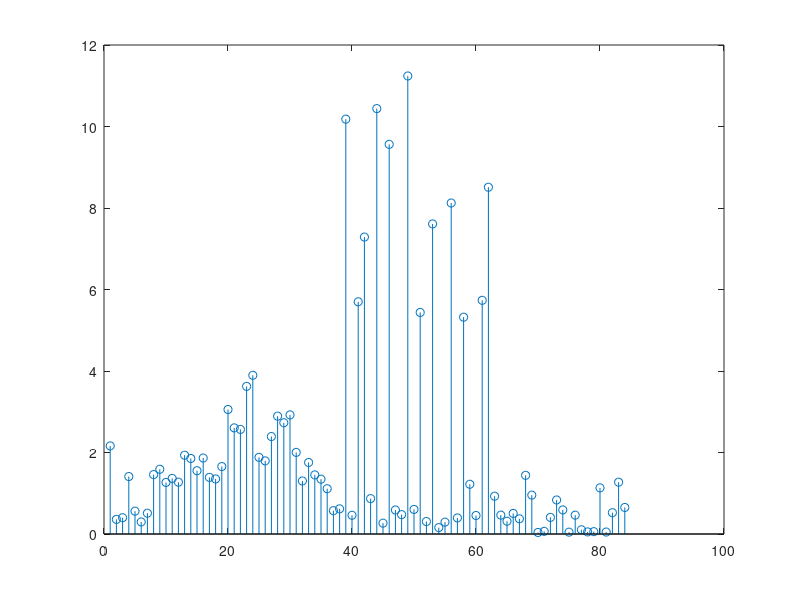
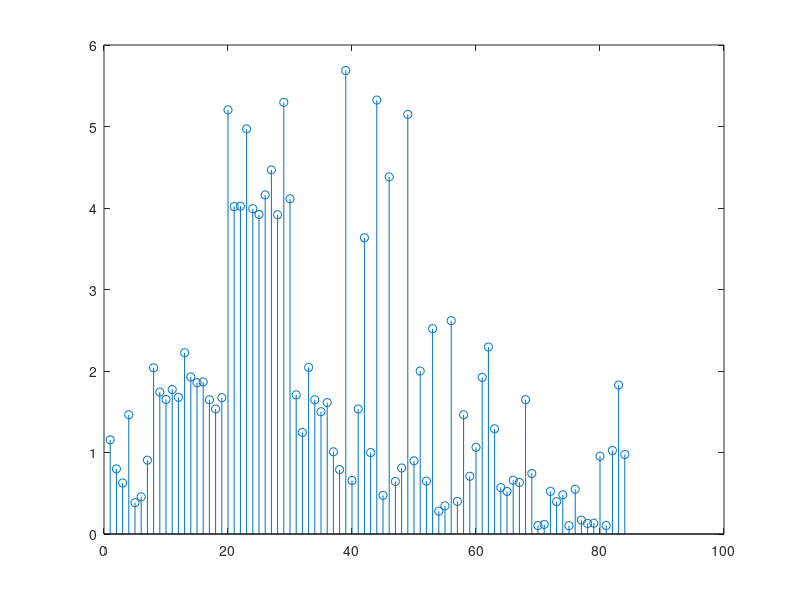
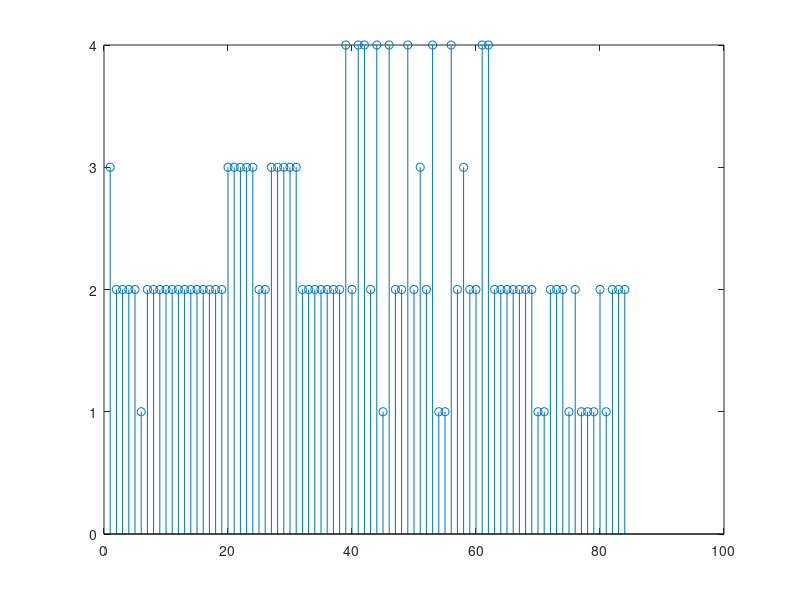

The MATLAB source for these figures, in order:
clear all
close all
clc

%1 standing still
%2 walking
%3 running
%4 falling

sample=80;

A=importdata('random.txt');
B=zeros(1,length(A));
n=floor(length(B)/sample)*sample;
C=zeros(floor(length(B)/sample));


B= sqrt(A(:,1).^2+A(:,2).^2+A(:,3).^2);



for i=1:sample:n
    c(ceil(i/sample))=std(B(i:i+sample-1));
      
end


for i=1:sample:n
    d(ceil(i/sample))=sum(B(i:i+sample))/sample;  
end





figure
stem(c);

figure
stem(d);


d=c;

for i=1:length(c)
    if c(i)<0.3
        d(i)=1;
    elseif c(i)<2
        d(i)=2;
    elseif c(i)<5.5
        d(i)=3;
    else
        d(i)=4;
    end
    
end

figure
stem(d);











